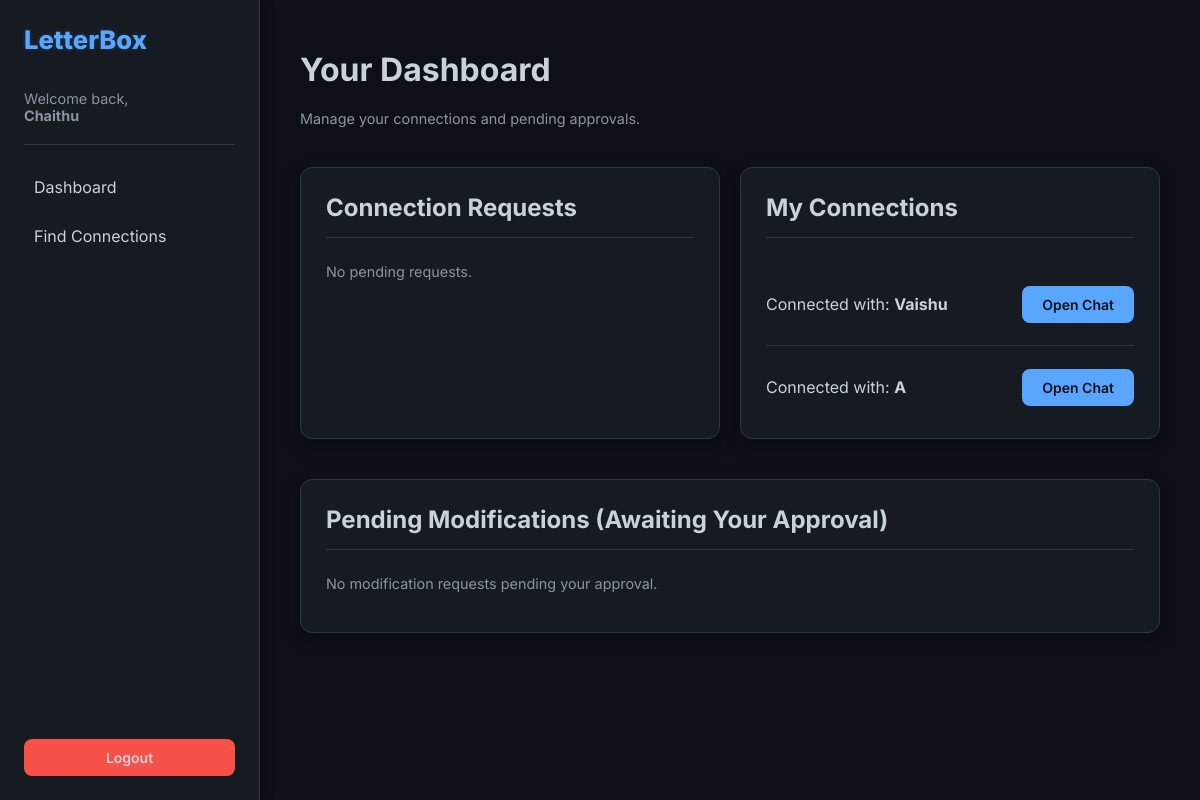
The page /dashboard/ (signed in) on the database its author committed.
### letters/models.py (models this page shows, shortened)
class UserConnection(models.Model):
    STATUS_CHOICES = (
        ("PENDING", "Pending"),
        ("ACCEPTED", "Accepted"),
    )
    requester = models.ForeignKey(
        User, related_name="sent_requests", on_delete=models.CASCADE
    )
    receiver = models.ForeignKey(
        User, related_name="received_requests", on_delete=models.CASCADE
    )
    status = models.CharField(max_length=10, choices=STATUS_CHOICES, default="PENDING")
    class Meta:
        unique_together = ("requester", "receiver")

### letters/views_ui.py (the view)
# urls.py: path("dashboard/", views_ui.dashboard, name="dashboard"),
@login_required
def dashboard(request):
    pending_requests = UserConnection.objects.filter(
        receiver=request.user,
        status="PENDING"
    )
    accepted_connections = UserConnection.objects.filter(
        Q(requester=request.user) | Q(receiver=request.user),
        status="ACCEPTED"
    )
    modifications = ModificationRequest.objects.filter(
        letter__receiver=request.user,
        status="PENDING"
    )
    return render(request, "letters/dashboard.html", {
        "pending_requests": pending_requests,
        "connections": accepted_connections,
        "modifications": modifications,
    })

### letters/templates/letters/dashboard.html
{% extends "letters/base.html" %}
{% block content %}
<div class="content-header">
    <h1>Your Dashboard</h1>
    <p class="text-muted">Manage your connections and pending approvals.</p>
</div>
<div class="card-grid" style="display: grid; grid-template-columns: repeat(auto-fit, minmax(300px, 1fr)); gap: 20px;">
    <div class="card fade-in">
        <h2>Connection Requests</h2>
        {% for req in pending_requests %}
            <div class="list-item">
                <p><strong>{{ req.requester.username }}</strong> wants to connect.</p>
                <a href="{% url 'accept' req.id %}" class="btn btn-success">Accept</a>
            </div>
        {% empty %}
            <p class="text-muted">No pending requests.</p>
        {% endfor %}
    </div>
    <div class="card fade-in">
        <h2>My Connections</h2>
        {% for conn in connections %}
            <div class="list-item">
                {% if conn.requester == user %}
                    <p>Connected with: <strong>{{ conn.receiver.username }}</strong></p>
                    <a href="{% url 'conversation' conn.receiver.id %}" class="btn btn-primary">Open Chat</a>
                {% else %}
                    <p>Connected with: <strong>{{ conn.requester.username }}</strong></p>
                    <a href="{% url 'conversation' conn.requester.id %}" class="btn btn-primary">Open Chat</a>
                {% endif %}
            </div>
        {% empty %}
            <p class="text-muted">No connections yet. <a href="{% url 'search_user' %}" class="btn btn-ghost" style="border:none; padding: 0;">Find someone.</a></p>
        {% endfor %}
    </div>
</div>
<div class="card fade-in" style="margin-top: 20px;">
    <h2>Pending Modifications (Awaiting Your Approval)</h2>
    {% for mod in modifications %}
        <div class="list-item">
            <p>
                <strong style="color: var(--warning);">Modification Request</strong> for Letter #{{ mod.letter.id }}
                <br>
                <small class="text-muted">Requested by: {{ mod.requested_by.username }} ({{ mod.requested_at|date:"M d, H:i" }})</small>
            </p>
            <a href="{% url 'approve' mod.id %}" class="btn btn-success">Approve</a>
        </div>
    {% empty %}
        <p class="text-muted">No modification requests pending your approval.</p>
    {% endfor %}
</div>
{% endblock %}

### letters/templates/letters/base.html (shortened to what this page needs)
<!DOCTYPE html>
<html lang="en">
<head>
</head>
<body>
{% if user.is_authenticated %}
    <div class="sidebar">
        <div class="logo">LetterBox</div>
        <div class="user-info">
            Welcome back,<br><strong>{{ user.username }}</strong>
        </div>
        <nav style="flex-grow: 1; margin-bottom: 20px;">
            <a href="{% url 'dashboard' %}" class="nav-link">Dashboard</a>
            <a href="{% url 'search_user' %}" class="nav-link">Find Connections</a>
        </nav>
        <a href="{% url 'logout' %}" class="btn btn-danger">Logout</a>
    </div>
{% endif %}
<div class="main-content">
    {% block content %}{% endblock %}
</div>
</body>
</html>

### letters/templates/letters/base.html (style rules this page uses)
:root { --bg: #0d1117; --panel: #161b22; --surface: #21262d; --border: #30363d; --text: #c9d1d9; --muted: #8b949e; --accent: #58a6ff; --success: #3fb950; --warning: #d29922; --danger: #f85149; --shadow-color: rgba(0, 0, 0, 0.4); }
* { box-sizing: border-box; }
body { margin: 0; font-family: 'Inter', -apple-system, BlinkMacSystemFont, "Segoe UI", Roboto, "Helvetica Neue", Arial, sans-serif; background: var(--bg); color: var(--text); min-height: 100vh; display: flex; overflow-x: hidden; }
.sidebar { width: 260px; background: var(--panel); border-right: 1px solid var(--border); padding: 24px; display: flex; flex-direction: column; min-height: 100vh; position: sticky; top: 0; box-shadow: 2px 0 10px var(--shadow-color); }
.logo { font-size: 1.6rem; font-weight: 800; color: var(--accent); margin-bottom: 35px; text-shadow: 0 0 5px rgba(88, 166, 255, 0.2); }
.user-info { color: var(--muted); padding-bottom: 20px; border-bottom: 1px solid var(--border); margin-bottom: 20px; font-size: 0.9em; }
.nav-link { display: block; padding: 12px 10px; color: var(--text); text-decoration: none; transition: background 0.2s, color 0.2s; border-radius: 6px; margin-bottom: 5px; }
.main-content { flex-grow: 1; padding: 50px 40px; }
h1, h2, h3 { color: var(--text); margin-top: 0; font-weight: 700; }
h2 { border-bottom: 1px solid var(--border); padding-bottom: 15px; margin-bottom: 25px; font-size: 1.5rem; }
.content-header { margin-bottom: 40px; }
.card { background: var(--panel); border: 1px solid var(--border); border-radius: 12px; padding: 25px; margin-bottom: 20px; box-shadow: 0 5px 15px var(--shadow-color); }
.list-item { display: flex; justify-content: space-between; align-items: center; padding: 15px 0; border-bottom: 1px solid var(--border); }
.list-item:last-child { border-bottom: none; padding-bottom: 0; }
.btn { padding: 10px 20px; border-radius: 8px; border: none; cursor: pointer; font-size: 14px; font-weight: 600; text-decoration: none; display: inline-block; transition: all 0.2s ease; text-align: center; }
.btn-primary { background: var(--accent); color: var(--bg); }
.btn-danger { background: var(--danger); color: var(--text); }
.text-muted { color: var(--muted); font-size: 0.9em; }
.fade-in { animation: fade 0.5s ease-out; }

### rows shown on the page
UserConnection: receiver.username "Vaishu"
UserConnection: requester.username "A"

### other values the page prints
{{ user.username }} "Chaithu"
